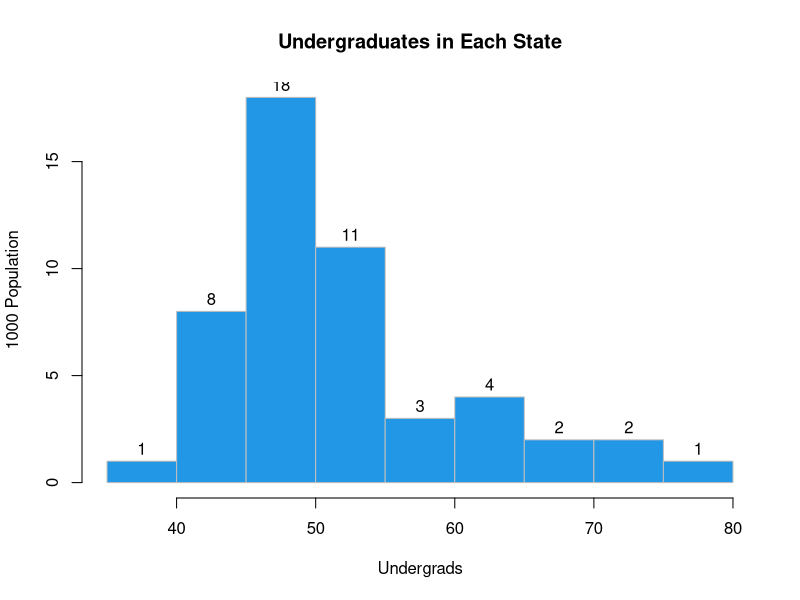

Recreate this plot in R.
library(tidyverse)
data <- read.csv("data.csv", header=TRUE)
v1 <- data$collegerate
parts <- c(35,40,45,50,55,60,65,70,75,80)
hist(v1, main="Undergraduates in Each State", xlab="Undergrads", ylab="1000 Population",breaks=parts,col=4,border="gray",labels=TRUE)